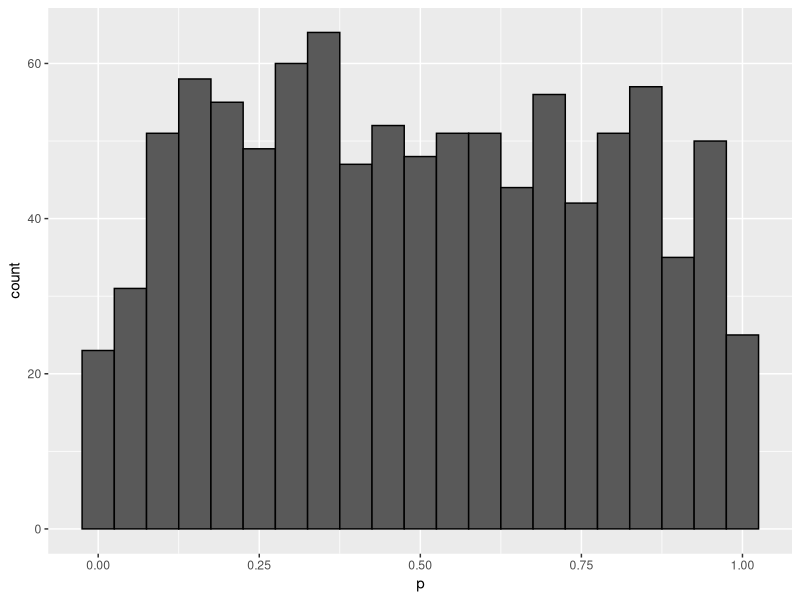

This figure's R source: (Note: this script raises an error after producing the figure.)
## ---- chunk 1
knitr::opts_chunk$set(echo = TRUE, comment = "", fig.align = "center")
## ---- chunk 2
knitr::include_graphics(
"https://d33wubrfki0l68.cloudfront.net/1dff819e743f280bbab1c55f8f063e60b6a0d2fb/2269e/diagrams/fp.png")
## ---- chunk 3
randomize <- function(f) f(runif(100))
randomize(mean)
randomize(sum)
## ---- chunk 4
integrate(dnorm, lower = 0, upper = Inf)
## ---- chunk 5
library(tidyverse)
## ---- chunk 6
map(1:3, function(x) x^2)  ## using anonymous or lambda function
## ---- chunk 7
knitr::include_graphics(
"https://d33wubrfki0l68.cloudfront.net/f0494d020aa517ae7b1011cea4c4a9f21702df8b/2577b/diagrams/functionals/map.png"
)
## ---- chunk 8
map_chr(mtcars, is.numeric)  ## remember that data frames are lists of lists.
map_dbl(mtcars, max) %>% 
  map_dbl(round, digits = 1) ## using dot-dot-dot 
## ---- chunk 9
identical(
  map_dbl(mtcars, ~ length(unique(..1))),          ## twiddle syntax
  map_dbl(mtcars, function(x) length(unique(x)))   ## alternative
  )

map(1:3, ~ rnorm(10)) %>% str()                         ## twiddle syntax
map(1:3, function(x) rnorm(10)) %>% str()               ## alternative
replicate(n = 3, rnorm(10), simplify = FALSE) %>% str() ## other alternative
## ---- chunk 10
knitr::include_graphics(
"https://d33wubrfki0l68.cloudfront.net/6d0b927ba5266f886cc721ae090afcc5e872a748/f8636/diagrams/functionals/map-arg-flipped.png"
)
## ---- chunk 11
draws <- rcauchy(1000)
trims <- c(0, 0.1, 0.2, 0.5)

map_dbl(trims, ~ mean(draws, trim = ..1))
map_dbl(trims, function(input) mean(x = draws, trim = input))
map_dbl(trims, mean, x = draws) ## using R's flexible argument matching
## ---- chunk 12
base::split(mtcars, mtcars$cyl) %>% ## split data frame into three, by cyl
  map(function(df) lm(mpg ~ wt, data = df)) %>% ## fit linear model three times
  map(coefficients) %>% ## access coefficients
  map_dbl(pluck, "wt")  ## extract slope

## Loop alternative
slopes <- vector("double", 3)
for (i in seq_along(slopes)) {
  model <- lm(mpg ~ wt, data = base::split(mtcars, mtcars$cyl)[[i]])
  slopes[[i]] <- coef(model)[["wt"]]
}
slopes
## ---- chunk 13
as_mapper(~runif(2))
as_mapper(runif(2))
## ---- chunk 14
identical(map(1:3, 1), map(1:3, pluck, 1))
## ---- chunk 15
# 1. Compute the standard deviation of every column in a numeric data frame.
map_dbl(mtcars, sd)

# 2. Compute the standard deviation of every numeric column in a mixed data frame.
index <- map_lgl(iris, is.numeric)
map_dbl(iris[index], sd)

# Compute the number of levels for every factor in a data frame.
map(iris[!index], attr, which = "levels")
## ---- chunk 16
trials <- map(1:1000, ~ t.test(rpois(10, 10), rpois(7, 10)))

tibble(p = map_dbl(trials, "p.value")) %>% 
  ggplot(aes(p)) + geom_histogram(binwidth = 0.05, color = "black")
## ---- chunk 17
formulas <- list(
  mpg ~ disp,
  mpg ~ I(1 / disp),
  mpg ~ disp + wt,
  mpg ~ I(1 / disp) + wt
)

formulas %>% 
  map(~ lm(..1, data = mtcars)) %>% 
  map(coefficients)
## ---- chunk 18
bootstrap <- function(df) {
  df[sample(nrow(df), replace = TRUE), , drop = FALSE]
}

bootstraps <- map(1:10, ~ bootstrap(mtcars))

bootstraps %>% 
  map(function(df) lm(mpg ~ disp, data = df)) %>% 
  map(summary) %>% 
  map_dbl("r.squared") ## extractor 
## ---- chunk 19
tibble(
  ` ` = c("One argument", "Two arguments", "One argument + index", "N arguments"),
  List = c("`map()`", "`map2()`", "`imap()`", "`pmap()`"),
  Atomic = c("`map_lgl(), ...`", "`map2_lgl(), ...`", "`imap_lgl(), ...`", "`pmap_lgl(), ...`"),
  `Same Type` = c("`modify()`", "`modify2()`", "`imodify()`", ""),
  Nothing = c("`walk()`", "`walk2()`", "`iwalk()`", "`pwalk()`")
  ) %>% 
  kableExtra::kable() %>% 
  kableExtra::kable_styling(bootstrap_options = "bordered")
## ---- chunk 20
df <- data.frame(
  x = 1:3,
  y = 6:4
)

map(df, scale) %>% str()  ## returns a list
modify(df, scale)         ## returns a data.frame
## ---- chunk 21
## Example: finding a weighted mean
x <- map(1:5, ~ rnorm(20))
wt <- map(1:5, ~ runif(20))

weighted.mean(x[[1]], wt[[1]]) ## first element of each list

## Passing wt as an additional argument doesn’t work because arguments
## after .f are not transformed:
map(x, weighted.mean, w = wt) 
## ---- chunk 22
x[[3]][[3]] <- NA
map2_dbl(x, wt, weighted.mean)
map2_dbl(x, wt, weighted.mean, na.rm = TRUE)
## ---- chunk 23
knitr::include_graphics(
"https://d33wubrfki0l68.cloudfront.net/7a545699ff7069a98329fcfbe6e42b734507eb16/211a5/diagrams/functionals/map2-arg.png"
)
## ---- chunk 24
eat_fruit <- function(x) {
  cat("Eat some more ", x, "!\n", sep = "")
}

sample(fruit, size = 5) %>% 
  map(eat_fruit)
## ---- chunk 25
sample(fruit, size = 5) %>% 
  walk(eat_fruit)

walk(1:5, ~ rnorm(10))
## ---- chunk 26
temp <- tempfile()
dir.create(temp)

species <- split(iris, iris$Species)  ## list of three
paths <- file.path(temp, paste0("species-", names(species), ".rds"))
walk2(species, paths, write_rds)

list.files(temp)
read_rds(paste0(temp, "/species-setosa.rds")) %>% head()
## ---- chunk 27
## example: constructing labels
imap_chr(iris, ~ paste0("The first value in ", ..2, " is ", ..1[[1]]))
## ---- chunk 28
identical(
  pmap_dbl(list(x, wt), weighted.mean),
  map2_dbl(x, wt, weighted.mean)
  )
## ---- chunk 29
knitr::include_graphics(
"https://d33wubrfki0l68.cloudfront.net/2eb2eefe34ad6d114da2a22df42deac8511b4788/5a538/diagrams/functionals/pmap-arg.png"
)
## ---- chunk 30
draws <- rcauchy(1000)
trims <- c(0, 0.1, 0.2, 0.5)

identical(
  map_dbl(trims, function(input) mean(x = draws, trim = input)),
  pmap_dbl(list(trim = trims), mean, x = draws)
  )
## ---- chunk 31
params <- data.frame(       ## Here, the column names
  n = c(1, 3, 5),           ## are critical!
  mean = c(0, 10, 1000),
  sd = c(1, 10, 100)
)

params

pmap(params, rnorm)
## ---- chunk 32
temp <- tempfile()
dir.create(temp)

cyls <- split(mtcars, mtcars$cyl)
paths <- file.path(temp, paste0("cyl-", names(cyls), ".csv"))

## Original
walk2(cyls, paths, write.csv)
list.files(temp)

## Solution
names(cyls) <- paths      ## Disadvantage: names are overwritten
iwalk(cyls, ~ write.csv)  ## Advantage: code is slightly shorter
list.files(temp)
## ---- chunk 33
knitr::include_graphics(
"https://d33wubrfki0l68.cloudfront.net/9c239e1227c69b7a2c9c2df234c21f3e1c74dd57/eec0e/diagrams/functionals/reduce.png"
)
## ---- chunk 34
fruit_lists <- map(1:4, ~sample(fruit, 35))

## This...
fruit_lists[[1]] %>% 
  intersect(fruit_lists[[2]]) %>% 
  intersect(fruit_lists[[3]]) %>% 
  intersect(fruit_lists[[4]]) 

## ...is equivalent to this
reduce(fruit_lists, intersect)
## ---- chunk 35
accumulate(fruit_lists, intersect)
## ---- chunk 36
x <- c(4, 3, 10, 12)
reduce(x, `+`) ## sum()
accumulate(x, `+`) ## cumsum()
## ---- chunk 37
knitr::include_graphics(
"https://d33wubrfki0l68.cloudfront.net/b5835b80325b22f9460992f7bc9de5e0cf56de2c/27994/diagrams/functionals/reduce-init.png"
)
## ---- chunk 38
reduce(1:2, `+`, .init = 1)
## ---- chunk 39
sum(integer())
prod(integer())
## ---- chunk 40
df <- data.frame(
  x = 1:3,
  y = c("a", "b", "c")  ## stringsAsFactors = TRUE by default
  )

every(df, is.factor)
some(df, is.factor)

detect(df, is.integer)
detect_index(df, is.factor)

keep(df, is.factor) %>% str()
discard(df, is.factor) %>% str()
## ---- chunk 41
map_if(df, is.numeric, mean) %>% str()
modify_if(df, is.numeric, max) %>% str()

## this will drop the factor, and avoid recycling
keep(df, is.numeric) %>% map(mean) %>% str()
## ---- chunk 42
span <- function(x, f) {
  ## this makes "values" and "lengths" available
  list2env(rle(map_lgl(x, f)), envir = rlang::caller_env())
  if (!any(values)) {
    return(integer())
  }
  index <- which(lengths == max(lengths[values]))[[1]] ## lgl sub
  first <- cumsum(lengths)[index] - (lengths[index] - 1) 
  return(first:(first + lengths[index] - 1))
}

span(iris, is.factor)
span(iris, is.numeric)
## ---- chunk 43
arg_max <- function(x, f) {
  output <- map_dbl(x, f)
  x[output == max(output)] ## lgl subsetting
}

arg_min <- function(x, f) {
  output <- map_dbl(x, f)
  x[output == min(output)] ## lgl subsetting
}
## ---- chunk 44
ggplot(data.frame(x = c(pi/2, 2*pi)), aes(x)) + 
  stat_function(fun = sin) +
  labs(y = "f(x)")
## ---- chunk 45
integrate(sin, lower = 2/pi, upper = 2*pi)
uniroot(sin, lower = 2/pi, upper = 2*pi)
optimise(sin, lower = 2/pi, upper = 2*pi)
optimise(sin, lower = 2/pi, upper = 2*pi, maximum = TRUE)
## ---- chunk 46
A <- array(1:24, dim = c(4, 3, 2))
A
apply(A, MARGIN = 1, mean)
apply(A, MARGIN = 2, mean)
apply(A, MARGIN = 3, mean)
## ---- chunk 47
fixed_point <- function(f, init, tolerance = 0.00001) {
  if (abs(f(init) - init) <= tolerance) {
    return(c("fixed point" = init))
  } else {
    fixed_point(f, f(init))    ## using recursion
  }
}

fixed_point(cos, init = 5)
## ---- chunk 48
fixed_point(function(x) cos(x) + sin(x), 1)
## ---- chunk 49
fixed_point(function(x) 1 + 1/x, 1)
## ---- chunk 50
library(rlang)
## ---- chunk 51
power <- function(exp) {
  function(x) {
    x ^ exp
  }
}

square <- power(2)
square(4)
cube <- power(3)
cube(4)
## ---- chunk 52
square
cube
## ---- chunk 53
list(fn_env(square), fn_env(cube)) %>% 
  map(env_parent) 
## ---- chunk 54
z <- 2
square <- power(exp = z) ## exp evaluates lazily!
z <- 3                   ## the binding changes
square(2)                ## exp is only evaluated until now!
## ---- chunk 55
power2 <- function(exp) {
  force(exp)
  function(x) {
    x ^ exp
  }
}

z <- 2
square <- power2(exp = z) ## exp is forced to evaluate.
z <- 3                    ## the binding changes
square(2)                 ## everything works out fine
## ---- chunk 56
new_counter <- function() {
  i <- 0
  
  function() {
    i <<- i + 1
    i
  }
}

counter1 <- new_counter()
counter2 <- new_counter()

replicate(5, counter1())
counter2()
map_dbl(1:5, ~ counter1())
## ---- chunk 57
f1 <- function(n) {
  x <- runif(n)
  m <- mean(x)
  function() m
}

g1 <- f1(1e6)
lobstr::obj_size(g1)

f2 <- function(n) {
  x <- runif(n)
  m <- mean(x)
  rm(x)
  function() m
}

g2 <- f2(1e6)
lobstr::obj_size(g2)
## ---- chunk 58
x <- 0:100
y <- x ^ 2

foo <- approxfun(x, y)

foo(3)
foo(5)
foo(20)
## ---- chunk 59
x <- rnorm(150)

foo <- approxfun(x = sort(x), 
                 y = cumsum(table(x)) / length(x), 
                 yleft = 0, yright = 1, f = 0,
                 method = "constant", ties = "ordered")

foo(0:3)
ecdf(x)(0:3)
pnorm(0:3)
## ---- chunk 60
pick <- function(i) {
  function(x) {
    x[[i]]
  }
}

map_dbl(mtcars, pick(3)) ## extracts third element of each column
## ---- chunk 61
moment <- function(i) {
  force(i)
  function(x) mean((x - mean(x))^i) 
}

m1 <- moment(1)
m2 <- moment(2)

x <- runif(1000)

all.equal(m1(x), 0)                                    ## tests for "near" equality
all.equal(m2(x) * length(x) / (length(x) - 1), var(x)) ## bessel's correction
## ---- chunk 62
boxcox1 <- function(x, lambda) {
  stopifnot(length(lambda) == 1)
  
  if (lambda == 0) {
    log(x)
  } else {
    (x ^ lambda - 1) / lambda
  }
}
## ---- chunk 63
boxcox2 <- function(lambda) {
  if (lambda == 0) {
    function(x) log(x)
  } else {
    function(x) (x ^ lambda - 1) / lambda
  }
}

stat_boxcox <- function(lambda) {
  stat_function(aes(color = as.character(lambda)), 
                fun = boxcox2(lambda), 
                size = 0.5) 
}

ggplot(data.frame(x = c(0, 5)), aes(x)) + 
  map(seq(0, 2, 0.25), stat_boxcox) +
  labs(color = expression(lambda))
## ---- chunk 64
boot_permute <- function(df, variable) {
  n <- nrow(df)
  force(variable)
  
  function() {
    col <- df[[variable]]
    col[sample(n, replace = TRUE)]
  }
}

boot_mpg <- boot_permute(mtcars, "mpg")

map(1:3, ~ boot_mpg()) %>% map(head)
## ---- chunk 65
log_prob_poisson <- function(x, lambda) {
  n <- length(x)
  log(lambda) * sum(x) - n * lambda - sum(lfactorial(x))
}
## ---- chunk 66
log_likelihood_poisson <- function(x) {
  n <- length(x)   ## we don't need to force(x) because length(x) evaluates x
  sum_x <- sum(x)               ## this avoids unnecessary computation later 
  sum_lfx <- sum(lfactorial(x)) ## on, when calling the next function many times
  function(lambda) {
    log(lambda)*sum_x - n*lambda - sum_lfx
  }
}

## Simulation with known lambda
x <- rpois(1e3, lambda = 8)

## Manufacture log likelihood
log_likelihood <- log_likelihood_poisson(x)

log_likelihood(lambda = 1)
log_likelihood(lambda = 5)

## Use optimise instead of trial-and-error
optimise(log_likelihood, c(0, 100), maximum = TRUE)

## Sanity check
mod <- glm(x ~ 1, family = "poisson")
exp(mod$coefficients) ## undo the link function
## ---- chunk 67
optimise(log_prob_poisson, x = x, interval = c(0, 100), maximum = TRUE)
